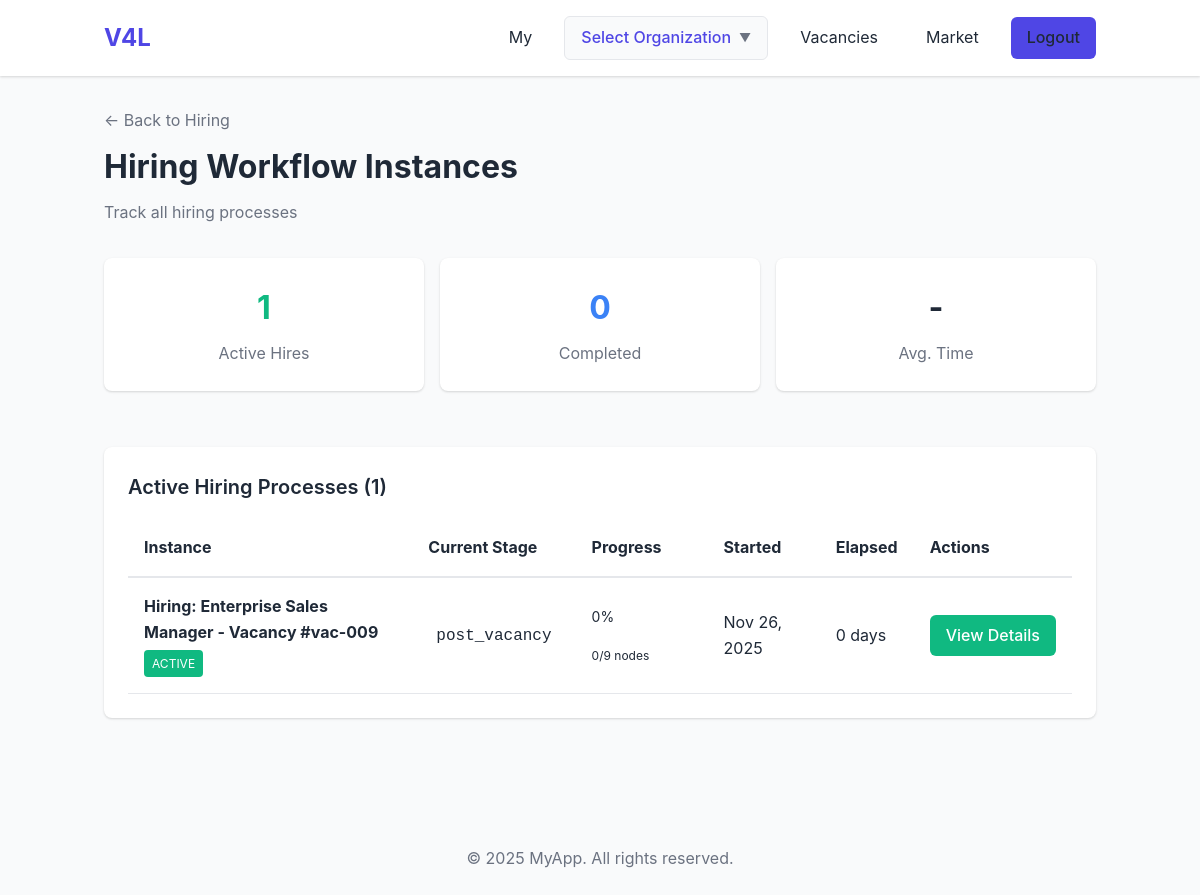
Before: /public/organizations/departments/human_resource/hiring/instances/index.php (signed in) with the older database file.
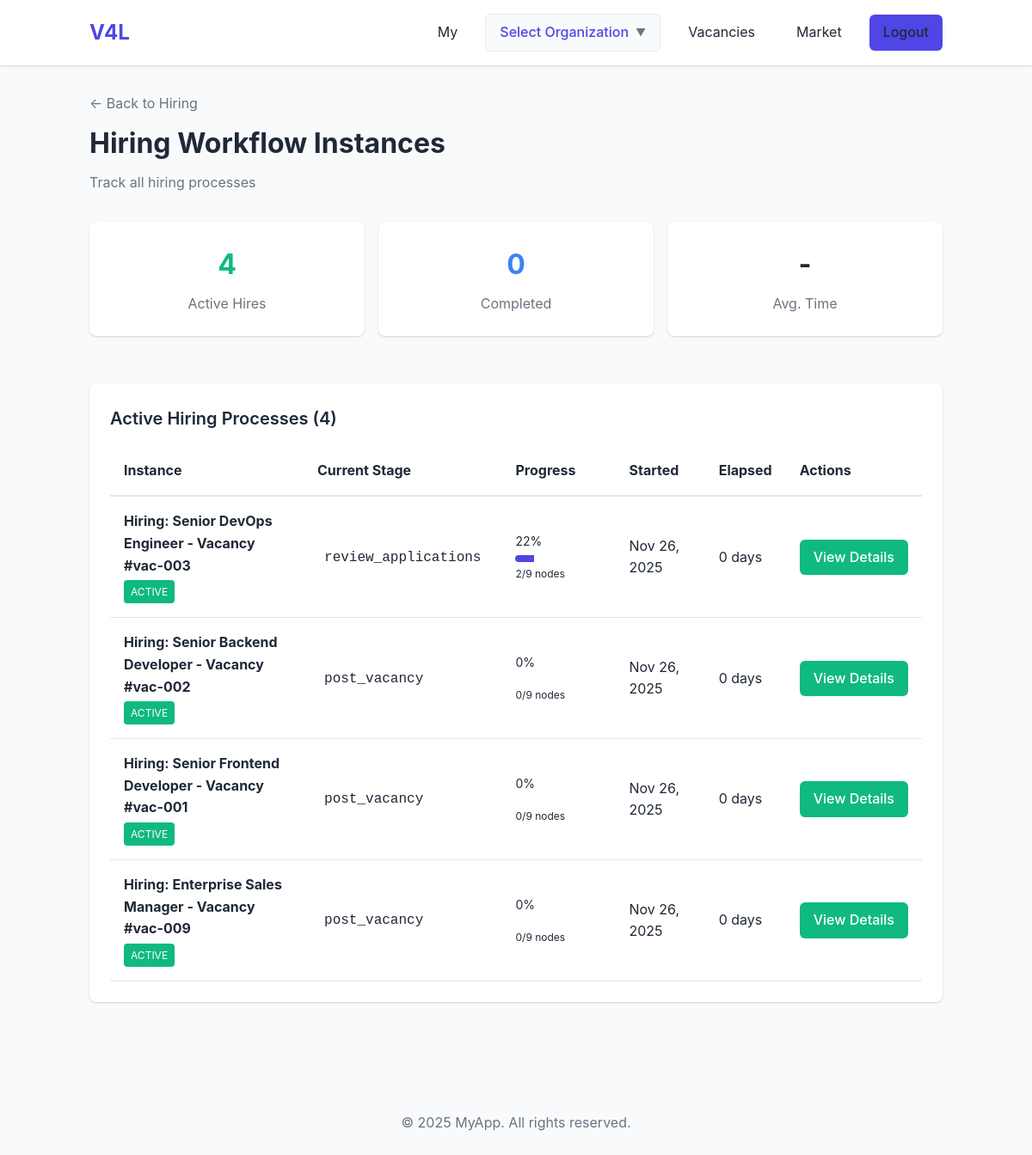
After: the same page with the newer database file.
### tables this page shows
CREATE TABLE workflow_instances (
            id TEXT PRIMARY KEY,
            workflow_id TEXT NOT NULL,
            instance_name TEXT NOT NULL,
            entity_id TEXT,
            entity_type TEXT,
            current_node_id TEXT NOT NULL,
            status TEXT NOT NULL DEFAULT 'active',
            initiated_by TEXT NOT NULL,
            started_at TEXT NOT NULL,
            completed_at TEXT,
            cancelled_at TEXT,
            cancelled_by TEXT,
            cancellation_reason TEXT,
            metadata TEXT,
            created_by TEXT NOT NULL,
            created_at TEXT NOT NULL,
            updated_by TEXT,
            updated_at TEXT,
            FOREIGN KEY (workflow_id) REFERENCES workflows(id),
            FOREIGN KEY (initiated_by) REFERENCES users(id),
            FOREIGN KEY (cancelled_by) REFERENCES users(id)
        );

### src/classes/WorkflowInstanceRepository.php (called while the page is built, shortened)
<?php
class WorkflowInstanceRepository {
    private $db;
    private $tableName = 'workflow_instances';
    public function __construct() {
        $this->db = Database::getInstance();
    }
    public function findById($id) {
        if ($this->db->getDriver() === 'sqlite') {
            $pdo = $this->db->getPdo();
            $stmt = $pdo->prepare("SELECT * FROM {$this->tableName} WHERE id = ?");
            $stmt->execute([$id]);
            $data = $stmt->fetch();
            if ($data) {
                return new WorkflowInstance($data);
            }
        }
        return null;
    }
    public function findByWorkflowId($workflowId, $status = null, $limit = 100, $offset = 0) {
        if ($this->db->getDriver() === 'sqlite') {
            $pdo = $this->db->getPdo();
            $sql = "SELECT * FROM {$this->tableName} WHERE workflow_id = ?";
            $params = [$workflowId];
            if ($status !== null) {
                $sql .= " AND status = ?";
                $params[] = $status;
            }
            $sql .= " ORDER BY started_at DESC LIMIT ? OFFSET ?";
            $params[] = $limit;
            $params[] = $offset;
            $stmt = $pdo->prepare($sql);
            $stmt->execute($params);
            $data = $stmt->fetchAll();
            $instances = [];
            foreach ($data as $row) {
                $instances[] = new WorkflowInstance($row);
            }
            return $instances;
        }
        return [];
    }
    public function count($filters = []) {
        if ($this->db->getDriver() === 'sqlite') {
            $pdo = $this->db->getPdo();
            $sql = "SELECT COUNT(*) as count FROM {$this->tableName} WHERE 1=1";
            $params = [];
            if (!empty($filters['workflow_id'])) {
                $sql .= " AND workflow_id = ?";
                $params[] = $filters['workflow_id'];
            }
            if (!empty($filters['status'])) {
                $sql .= " AND status = ?";
                $params[] = $filters['status'];
            }
            $stmt = $pdo->prepare($sql);
            $stmt->execute($params);
            $result = $stmt->fetch();
            return (int)$result['count'];
        }
        return 0;
    }
    public function getExecutionLog($instanceId) {
        if ($this->db->getDriver() === 'sqlite') {
            $pdo = $this->db->getPdo();
            $stmt = $pdo->prepare("
                SELECT
                    wel.*,
                    u.full_name as user_name,
                    u.email as user_email
                FROM workflow_execution_log wel
                LEFT JOIN users u ON wel.user_id = u.id
                WHERE wel.workflow_instance_id = ?
                ORDER BY wel.executed_at ASC
            ");
            $stmt->execute([$instanceId]);
            return $stmt->fetchAll();
        }
        return [];
    }
    public function getWorkflowNodes($workflowId) {
        if ($this->db->getDriver() === 'sqlite') {
            $pdo = $this->db->getPdo();
            $stmt = $pdo->prepare("
                SELECT * FROM workflow_nodes
                WHERE workflow_id = ?
                ORDER BY sort_order ASC
            ");
            $stmt->execute([$workflowId]);
            return $stmt->fetchAll();
        }
        return [];
    }
}

### src/config/Database.php (called while the page is built, shortened)
<?php
class Database {
    private static $instance = null;
    private $driver;
    private function __construct() {
        $this->driver = Env::getDbDriver();
    }
    public static function getInstance() {
        if (self::$instance === null) {
            self::$instance = new self();
        }
        return self::$instance;
    }
    public function getDriver() {
        return $this->driver;
    }
}

### src/config/Env.php (called while the page is built, shortened)
<?php
class Env {
    private static $vars = [];
    private static function setDefaults() {
        $defaults = [
            'APP_ENV' => 'development',
            'DB_DRIVER' => 'sqlite',
            'SQLITE_DB_PATH' => 'database/app.db',
            'APP_NAME' => 'MyApp',
            'APP_DEBUG' => 'true',
            'BASE_URL' => 'http://localhost:8000',
            'SESSION_LIFETIME' => '86400',
            'SESSION_NAME' => 'myapp_session',
            'PASSWORD_MIN_LENGTH' => '6'
        ];
        foreach ($defaults as $key => $value) {
            self::$vars[$key] = $value;
        }
    }
    public static function get($key, $default = null) {
        if (isset(self::$vars[$key])) {
            return self::$vars[$key];
        }
        return $default;
    }
    public static function getDbDriver() {
        return self::get('DB_DRIVER', 'sqlite');
    }
}

### src/includes/autoload.php (called while the page is built, shortened)
<?php
spl_autoload_register(function ($class) {
    $prefix = 'App\\';
    $base_dir = __DIR__ . '/../';
    $len = strlen($prefix);
    $relative_class = substr($class, $len);
    $file = $base_dir . str_replace('\\', '/', $relative_class) . '.php';
});

### src/classes/WorkflowEngine.php (called while the page is built, shortened)
<?php
class WorkflowEngine {
    private $instanceRepo;
    public function __construct() {
        $this->instanceRepo = new WorkflowInstanceRepository();
    }
    public function getProgress($instanceId) {
        $instance = $this->instanceRepo->findById($instanceId);
        $nodes = $this->instanceRepo->getWorkflowNodes($instance->getWorkflowId());
        $executionLog = $this->instanceRepo->getExecutionLog($instanceId);
        $executedNodes = [];
        foreach ($executionLog as $log) {
            $executedNodes[$log['node_id']] = true;
        }
        $completedCount = count($executedNodes);
        $totalCount = count($nodes);
        $percentage = $totalCount > 0 ? round(($completedCount / $totalCount) * 100) : 0;
        return [
            'instance' => $instance,
            'completed_nodes' => $completedCount,
            'total_nodes' => $totalCount,
            'percentage' => $percentage,
            'current_node' => $instance->getCurrentNodeId(),
            'status' => $instance->getStatus()
        ];
    }
}

### src/classes/WorkflowInstance.php (called while the page is built, shortened)
<?php
class WorkflowInstance {
    private $id;
    private $instance_name;
    private $current_node_id;
    private $status;
    private $started_at;
    private $completed_at;
    public function hydrate($data) {
        if (isset($data['id'])) $this->id = $data['id'];
        if (isset($data['instance_name'])) $this->instance_name = $data['instance_name'];
        if (isset($data['current_node_id'])) $this->current_node_id = $data['current_node_id'];
        if (isset($data['status'])) $this->status = $data['status'];
        if (isset($data['started_at'])) $this->started_at = $data['started_at'];
    }
    public function getId() { return $this->id; }
    public function getInstanceName() { return $this->instance_name; }
    public function getCurrentNodeId() { return $this->current_node_id; }
    public function getStatus() { return $this->status; }
    public function getStartedAt() { return $this->started_at; }
    public function getElapsedTime() {
        $start = new \DateTime($this->started_at);
        $end = $this->completed_at ? new \DateTime($this->completed_at) : new \DateTime();
        return $start->diff($end);
    }
    public function getElapsedDays() {
        $diff = $this->getElapsedTime();
        return $diff->days;
    }
    public function getStatusBadgeClass() {
        switch ($this->status) {
            case 'active':
                return 'background: #10b981; color: white;';
        }
    }
}

### public/organizations/departments/human_resource/hiring/instances/index.php (the view, shortened to what the rows shown need)
<?php
require_once __DIR__ . '/../../../../../../src/includes/autoload.php';
$instanceRepo = new WorkflowInstanceRepository();
$workflowEngine = new WorkflowEngine();
$activeInstances = $instanceRepo->findByWorkflowId('hiring_workflow_v1', 'active');
$completedCount = $instanceRepo->count(['workflow_id' => 'hiring_workflow_v1', 'status' => 'completed']);
include __DIR__ . '/../../../../../../views/header.php';
?>
<div class="py-4">
    <div style="display: flex; justify-content: space-between; align-items: center; margin-bottom: 2rem;">
        <div>
            <h1 style="margin-top: 0.5rem;">Hiring Workflow Instances</h1>
        </div>
    </div>
    <div class="card" style="margin-bottom: 2rem;">
        <h2 class="card-title">Active Hiring Processes (<?php echo count($activeInstances); ?>)</h2>
        <?php if (empty($activeInstances)): ?>
            <div style="text-align: center; padding: 3rem 1rem;">
                <p class="text-muted" style="font-size: 1.2rem; margin-bottom: 1rem;">No Active Hiring Processes</p>
                <p class="text-muted" style="margin-bottom: 2rem;">Start a hiring workflow from the Vacancies page</p>
                <a href="/organizations/departments/human_resource/vacancies/" class="btn btn-primary">Go to Vacancies</a>
            </div>
        <?php else: ?>
            <div style="overflow-x: auto;">
                <table style="width: 100%; border-collapse: collapse;">
                    <thead>
                        <tr style="border-bottom: 2px solid var(--border-color); text-align: left;">
                            <th style="padding: 1rem;">Instance</th>
                            <th style="padding: 1rem;">Current Stage</th>
                            <th style="padding: 1rem;">Progress</th>
                            <th style="padding: 1rem;">Started</th>
                            <th style="padding: 1rem;">Elapsed</th>
                            <th style="padding: 1rem;">Actions</th>
                        </tr>
                    </thead>
                    <tbody>
                        <?php foreach ($activeInstances as $instance): ?>
                            <?php $progress = $workflowEngine->getProgress($instance->getId()); ?>
                            <tr style="border-bottom: 1px solid var(--border-color);">
                                <td style="padding: 1rem;">
                                    <strong><?php echo htmlspecialchars($instance->getInstanceName()); ?></strong>
                                    <br>
                                    <span style="display: inline-block; padding: 0.25rem 0.5rem; border-radius: 4px; font-size: 0.75rem; margin-top: 0.25rem; <?php echo $instance->getStatusBadgeClass(); ?>">
                                        <?php echo strtoupper($instance->getStatus()); ?>
                                    </span>
                                </td>
                                <td style="padding: 1rem;">
                                    <code style="background: var(--bg-light); padding: 0.25rem 0.5rem; border-radius: 4px;">
                                        <?php echo htmlspecialchars($instance->getCurrentNodeId()); ?>
                                    </code>
                                </td>
                                <td style="padding: 1rem;">
                                    <?php if ($progress): ?>
                                        <div style="margin-bottom: 0.25rem;">
                                            <span style="font-size: 0.875rem;"><?php echo $progress['percentage']; ?>%</span>
                                        </div>
                                        <div style="background: var(--bg-light); border-radius: 4px; height: 8px; overflow: hidden; width: 100px;">
                                            <div style="background: var(--primary-color); height: 100%; width: <?php echo $progress['percentage']; ?>%;"></div>
                                        </div>
                                        <span style="font-size: 0.75rem; color: var(--text-muted);">
                                            <?php echo $progress['completed_nodes']; ?>/<?php echo $progress['total_nodes']; ?> nodes
                                        </span>
                                    <?php endif; ?>
                                </td>
                                <td style="padding: 1rem;">
                                    <?php echo date('M j, Y', strtotime($instance->getStartedAt())); ?>
                                </td>
                                <td style="padding: 1rem;">
                                    <?php echo $instance->getElapsedDays(); ?> days
                                </td>
                                <td style="padding: 1rem; white-space: nowrap;">
                                    <a href="/organizations/departments/human_resource/hiring/instances/view/?id=<?php echo $instance->getId(); ?>" class="btn btn-secondary" style="padding: 0.5rem 1rem;">View Details</a>
                                </td>
                            </tr>
                        <?php endforeach; ?>
                    </tbody>
                </table>
            </div>
        <?php endif; ?>
    </div>
</div>
<?php include __DIR__ . '/../../../../../../views/footer.php'; ?>

Changed rows visible on the page:
added workflow_instances: instance_name "Hiring: Senior DevOps Engineer - Vacancy #vac-003", status "ACTIVE", current_node "review_applications", percentage "22", completed_nodes "2", total_nodes "9", started_at "Nov 26, 2025", ElapsedDays "0"
added workflow_instances: instance_name "Hiring: Senior Backend Developer - Vacancy #vac-002", status "ACTIVE", current_node "post_vacancy", percentage "0", completed_nodes "0", total_nodes "9", started_at "Nov 26, 2025", ElapsedDays "0"
added workflow_instances: instance_name "Hiring: Senior Frontend Developer - Vacancy #vac-001", status "ACTIVE", current_node "post_vacancy", percentage "0", completed_nodes "0", total_nodes "9", started_at "Nov 26, 2025", ElapsedDays "0"
Other visible differences:
$activeCount: "1" → "4"
count($activeInstances): "1" → "4"
